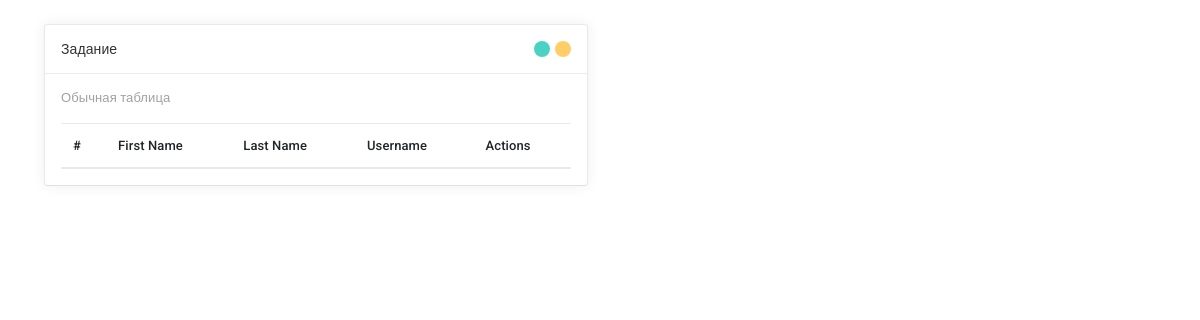
The app's page /task_8.php, older data.
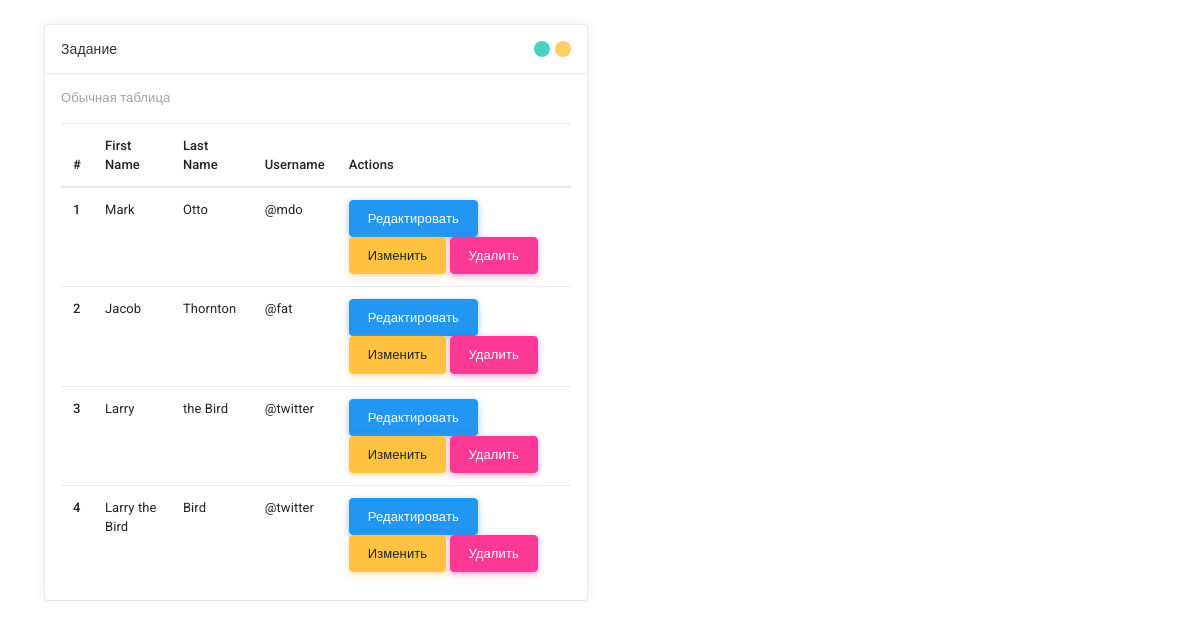
The same page, newer data.
### tables this page shows
CREATE TABLE `task_8` (
  `id` int(5) NOT NULL,
  `first_name` varchar(255) NOT NULL,
  `last_name` varchar(255) NOT NULL,
  `username` varchar(255) NOT NULL
);

### task_8.php (the view, shortened to what this page needs)
<?php
    $driver = 'mysql';
    $host = 'localhost';
    $db_name = 'my_database';
    $db_user = 'mysql';
    $db_password = 'mysql';
    $charset = 'utf8';
    $dsn = "$driver:host=$host;dbname=$db_name;charset=$charset";
    $pdo = new PDO($dsn, $db_user, $db_password);
    $sql = "SELECT * FROM task_8";
    $statement = $pdo->query($sql);
    $users = $statement->fetchAll(PDO::FETCH_ASSOC);
?>
<!DOCTYPE html>
<html lang="en">
<head>
        <link id="vendorsbundle" rel="stylesheet" media="screen, print" href="css/vendors.bundle.css">
        <link id="appbundle" rel="stylesheet" media="screen, print" href="css/app.bundle.css">
        <link id="myskin" rel="stylesheet" media="screen, print" href="css/skins/skin-master.css">
        <link rel="stylesheet" media="screen, print" href="css/statistics/chartist/chartist.css">
        <link rel="stylesheet" media="screen, print" href="css/miscellaneous/lightgallery/lightgallery.bundle.css">
        <link rel="stylesheet" media="screen, print" href="css/fa-solid.css">
        <link rel="stylesheet" media="screen, print" href="css/fa-brands.css">
        <link rel="stylesheet" media="screen, print" href="css/fa-regular.css">
    </head>
    <body class="mod-bg-1 mod-nav-link ">
        <main id="js-page-content" role="main" class="page-content">
            <div class="col-md-6">
                <div id="panel-1" class="panel">
                    <div class="panel-hdr">
                        <h2>
                            Задание
                        </h2>
                        <div class="panel-toolbar">
                            <button class="btn btn-panel waves-effect waves-themed" data-action="panel-collapse" data-toggle="tooltip" data-offset="0,10" data-original-title="Collapse"></button>
                            <button class="btn btn-panel waves-effect waves-themed" data-action="panel-fullscreen" data-toggle="tooltip" data-offset="0,10" data-original-title="Fullscreen"></button>
                        </div>
                    </div>
                    <div class="panel-container show">
                        <div class="panel-content">
                            <h5 class="frame-heading">
                                Обычная таблица
                            </h5>
                            <div class="frame-wrap">
                                <table class="table m-0">
                                    <thead>
                                        <tr>
                                            <th>#</th>
                                            <th>First Name</th>
                                            <th>Last Name</th>
                                            <th>Username</th>
                                            <th>Actions</th>
                                        </tr>
                                    </thead>
                                    <tbody>
                                        <?php foreach ($users as $user) : ?>
                                            <tr>
                                                <th scope="row"><?=$user["id"]?></th>
                                                <td><?=$user["first_name"]?></td>
                                                <td><?=$user["last_name"]?></td>
                                                <td><?=$user["username"]?></td>
                                                <td>
                                                    <a href="show.php?id=<?=$user["id"]?>" class="btn btn-info">Редактировать</a>
                                                    <a href="edit.php?id=<?=$user["id"]?>" class="btn btn-warning">Изменить</a>
                                                    <a href="delete.php?id=<?=$user["id"]?>" class="btn btn-danger">Удалить</a>
                                                </td>
                                            </tr>
                                        <?php endforeach;?>
                                    </tbody>
                                </table>
                            </div>
                        </div>
                    </div>
                </div>
            </div>
        </main>
    </body>
</html>

Row changes from the older to the newer data that the page shows:
added task_8: id "1", first_name "Mark", last_name "Otto", username "@mdo"
added task_8: id "2", first_name "Jacob", last_name "Thornton", username "@fat"
added task_8: id "3", first_name "Larry", last_name "the Bird", username "@twitter"
added task_8: id "4", first_name "Larry the Bird", last_name "Bird", username "@twitter"
